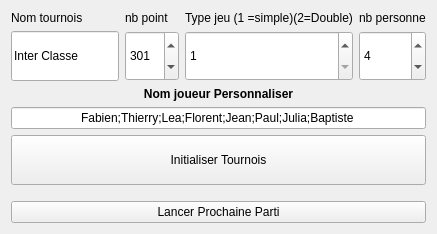
       <widget class="QWidget" name="tab">
        <attribute name="title">
         <string>TestTournois</string>
        </attribute>
        <layout class="QVBoxLayout" name="verticalLayout_8">
         <item>
          <layout class="QGridLayout" name="gridLayout_6">
           <item row="4" column="0" colspan="4">
            <widget class="QPushButton" name="pushButtonInitialiserTournois">
             <property name="minimumSize">
              <size>
               <width>0</width>
               <height>50</height>
              </size>
             </property>
             <property name="text">
              <string>Initialiser Tournois</string>
             </property>
            </widget>
           </item>
           <item row="1" column="2">
            <widget class="QSpinBox" name="spinBoxTypeJeuTournois">
             <property name="minimumSize">
              <size>
               <width>0</width>
               <height>50</height>
              </size>
             </property>
             <property name="minimum">
              <number>1</number>
             </property>
             <property name="maximum">
              <number>2</number>
             </property>
            </widget>
           </item>
           <item row="0" column="0">
            <widget class="QLabel" name="label_7">
             <property name="text">
              <string>Nom tournois</string>
             </property>
            </widget>
           </item>
           <item row="1" column="0">
            <widget class="QLineEdit" name="lineEditNomTournois">
             <property name="minimumSize">
              <size>
               <width>0</width>
               <height>50</height>
              </size>
             </property>
             <property name="text">
              <string>Inter Classe</string>
             </property>
            </widget>
           </item>
           <item row="0" column="3">
            <widget class="QLabel" name="label_10">
             <property name="text">
              <string>nb personne</string>
             </property>
            </widget>
           </item>
           <item row="0" column="2">
            <widget class="QLabel" name="label_9">
             <property name="text">
              <string>Type jeu (1 =simple)(2=Double)</string>
             </property>
            </widget>
           </item>
           <item row="0" column="1">
            <widget class="QLabel" name="label_8">
             <property name="text">
              <string>nb point</string>
             </property>
            </widget>
           </item>
           <item row="5" column="0" colspan="4">
            <spacer name="verticalSpacer_4">
             <property name="orientation">
              <enum>Qt::Vertical</enum>
             </property>
             <property name="sizeType">
              <enum>QSizePolicy::Minimum</enum>
             </property>
             <property name="sizeHint" stdset="0">
              <size>
               <width>20</width>
               <height>10</height>
              </size>
             </property>
            </spacer>
           </item>
           <item row="1" column="1">
            <widget class="QSpinBox" name="spinBoxnbPointTournois">
             <property name="minimumSize">
              <size>
               <width>50</width>
               <height>50</height>
              </size>
             </property>
             <property name="minimum">
              <number>1</number>
             </property>
             <property name="maximum">
              <number>1001</number>
             </property>
             <property name="singleStep">
              <number>100</number>
             </property>
             <property name="value">
              <number>301</number>
             </property>
            </widget>
           </item>
           <item row="1" column="3">
            <widget class="QSpinBox" name="spinBoxNbPersonneTournois">
             <property name="minimumSize">
              <size>
               <width>0</width>
               <height>50</height>
              </size>
             </property>
             <property name="minimum">
              <number>2</number>
             </property>
             <property name="maximum">
              <number>64</number>
             </property>
             <property name="value">
              <number>4</number>
             </property>
            </widget>
           </item>
           <item row="6" column="0" colspan="4">
            <widget class="QPushButton" name="pushButtonPartiTournois">
             <property name="text">
              <string>Lancer Prochaine Parti</string>
             </property>
            </widget>
           </item>
           <item row="2" column="0" colspan="4">
            <widget class="QLabel" name="label_11">
             <property name="sizePolicy">
              <sizepolicy hsizetype="Preferred" vsizetype="Minimum">
               <horstretch>0</horstretch>
               <verstretch>0</verstretch>
              </sizepolicy>
             </property>
             <property name="font">
              <font>
               <weight>75</weight>
               <bold>true</bold>
              </font>
             </property>
             <property name="text">
              <string>Nom joueur Personnaliser</string>
             </property>
             <property name="alignment">
              <set>Qt::AlignBottom|Qt::AlignHCenter</set>
             </property>
            </widget>
           </item>
           <item row="3" column="0" colspan="4">
            <widget class="QLineEdit" name="lineEditNomTournoisPerso">
             <property name="text">
              <string>Fabien;Thierry;Lea;Florent;Jean;Paul;Julia;Baptiste</string>
             </property>
             <property name="alignment">
              <set>Qt::AlignCenter</set>
             </property>
            </widget>
           </item>
          </layout>
         </item>
        </layout>
       </widget>
